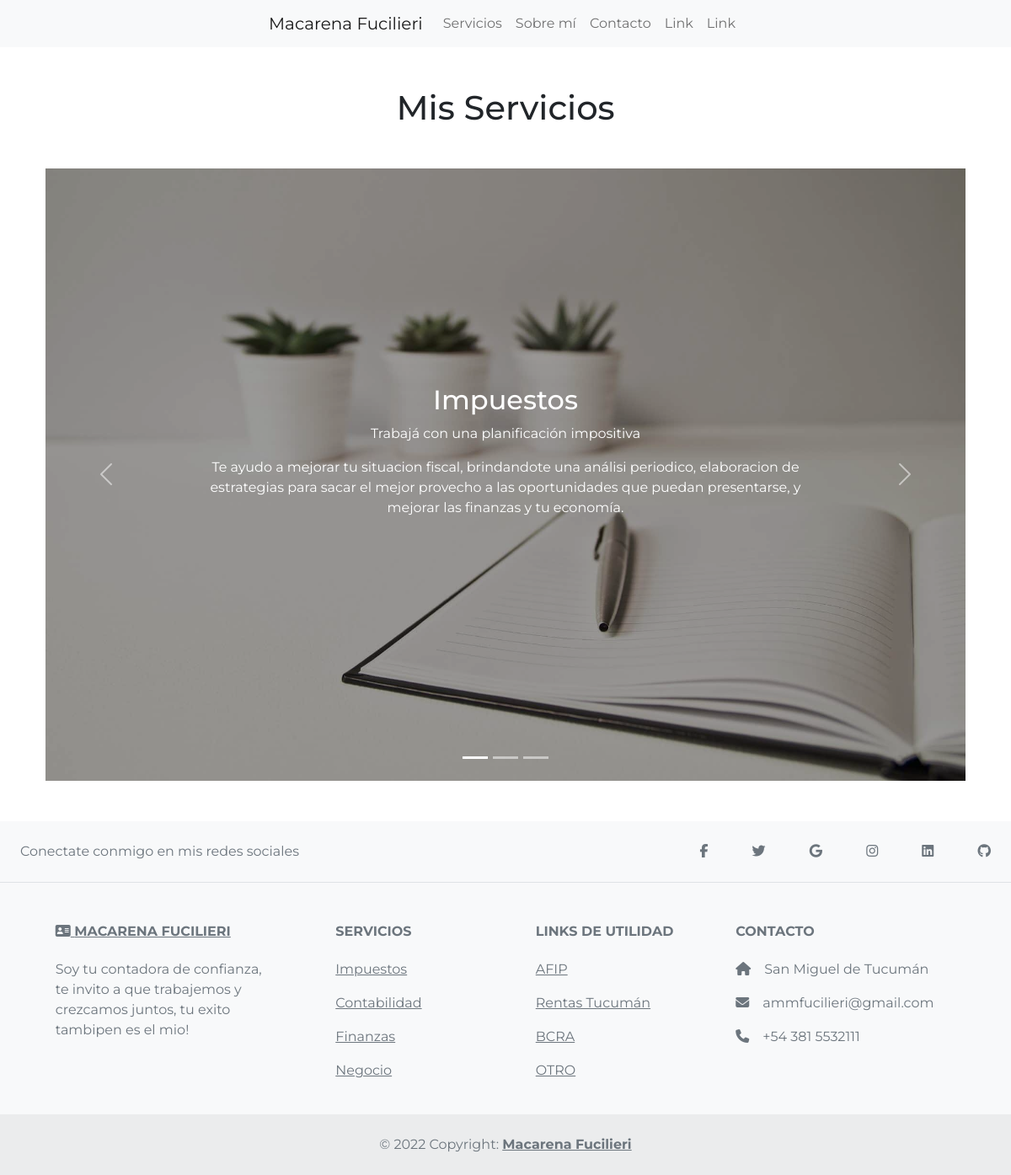
The app's page /servicios/ with its own data.
### core/models.py (models this page shows, shortened)
class Servicio(models.Model):
    nombre = models.CharField(max_length=200)
    subtitulo = models.CharField(max_length=200)
    descripcion = models.TextField()
    image = models.ImageField(upload_to='images-services')
    caption = models.CharField(max_length=200)
    class Meta:
        verbose_name = "Servicio"
        verbose_name_plural = "Servicios"

### core/views.py (the view)
# urls.py: path('servicios/',homeViews.serviciosView,name='servicios'),
def serviciosView(request):
    context = {}
    servicios = Servicio.objects.all()
    context["servicios"] = servicios
    context["range_servicios"] = range(len(servicios))
    return render(request,'Servicio_detail.html',context=context)

### core/templates/Servicio_detail.html (shortened to what this page needs)
{% extends 'base.html' %}
{% load static %}
{% block content %}
<div class="container">
  <h1 class="text-center mt-5 mb-5">Mis Servicios</h1>
  {% if servicios %}
  <div id="carouselServicios" class="carousel slide carousel-fade" data-ride="carousel" >
    <div class="carousel-indicators">
        {% for i in range_servicios %}
          {% if i == 0%}
          <button type="button" data-bs-target="#carouselServicios" data-bs-slide-to="{{i}}" class="active" aria-current="true" aria-label="Slide {{i}}"></button>
          {% else %}
          <button type="button" data-bs-target="#carouselServicios" data-bs-slide-to="{{i}}" aria-label="Slide {{i}}"></button>
          {% endif %}
        {% endfor %}
    </div>
      <div class="carousel-inner container-fluid">
        {% for servicio in servicios %}
          {% if servicio == servicios|first %}
            <div class="carousel-item active">
              <img class="d-block w-100" src="{{servicio.image.url}}" alt="{{servicio.nombre}}">
              <div class="carousel-item-dark"></div>
              <div class="servicio carousel-caption d-flex flex-column justify-content-center h-100">
                <h2 class="servicio__titulo">{{servicio.nombre}}</h2>
                <p class="servicio__subtitulo">{{servicio.subtitulo}}</p>
                <p class="servicio__descripcion">{{servicio.descripcion}}</p>
             </div>
            </div>
          {% endif %}
        {% endfor %}
      </div>
    <button class="carousel-control-prev" data-bs-target="#carouselServicios" type="button" data-bs-slide="prev">
      <span class="carousel-control-prev-icon" aria-hidden="true"></span>
    </button >
    <button class="carousel-control-next" data-bs-target="#carouselServicios" type="button" data-bs-slide="next">
      <span class="carousel-control-next-icon" aria-hidden="true"></span>
    </button >
  </div>
  {% endif %}
</div>
{% endblock %}

### core/templates/base.html (shortened to what this page needs)
<!DOCTYPE html>
<html lang="es">
{% load static %}
<head>
  <link href="https://cdn.jsdelivr.net/npm/bootstrap@5.2.0-beta1/dist/css/bootstrap.min.css" rel="stylesheet">
  <link rel="stylesheet" href="{% static 'core/styles/style.css' %}">
</head>
  <body>
  <header>
  <nav class="navbar navbar-expand-sm navbar-light bg-light">
    <div class="mx-auto d-sm-flex d-block flex-sm-nowrap">
        <a class="navbar-brand" href="{% url 'home' %}">Macarena Fucilieri</a>
        <div class="collapse navbar-collapse text-center" id="navbarsExample11">
            <ul class="navbar-nav">
                <li class="nav-item active">
                    <a class="nav-link" href="{% url 'servicios' %}">Servicios</a>
                </li>
                <li class="nav-item">
                    <a class="nav-link" href="#">Sobre mí</a>
                </li>
                <li class="nav-item">
                    <a class="nav-link" href="#">Contacto</a>
                </li>
                <li class="nav-item">
                    <a class="nav-link" href="#">Link</a>
                </li>
                <li class="nav-item">
                    <a class="nav-link" href="#">Link</a>
                </li>
            </ul>
        </div>
    </div>
</nav>
</header>
  {% block content %}{% endblock content %}
<footer class="text-center text-lg-start bg-light text-muted mt-5">
    <section
      class="d-flex justify-content-center justify-content-lg-between p-4 border-bottom"
    >
      <div class="me-5 d-none d-lg-block">
        <span>Conectate conmigo en mis redes sociales</span>
      </div>
      <div class="d-flex flex-row justify-content-between redes-container">
        <a href="" class="text-reset">
          <i class="fab fa-facebook-f"></i>
        </a>
        <a href="" class="text-reset">
          <i class="fab fa-twitter"></i>
        </a>
        <a href="" class="text-reset">
          <i class="fab fa-google"></i>
        </a>
        <a href="" class="text-reset">
          <i class="fab fa-instagram"></i>
        </a>
        <a href="" class="text-reset">
          <i class="fab fa-linkedin"></i>
        </a>
        <a href="" class="text-reset">
          <i class="fab fa-github"></i>
        </a>
      </div>
    </section>
    <section class="">
      <div class="container text-center text-md-start mt-5">
        <div class="row mt-3">
          <div class="col-md-3 col-lg-4 col-xl-3 mx-auto mb-4">
            <h6 class="text-uppercase fw-bold mb-4">
              <a class="text-reset" href="#"><i class="fa-solid fa-address-card"></i> Macarena Fucilieri</a>
            </h6>
            <p>
              Soy tu contadora de confianza, te invito a que trabajemos y crezcamos juntos, tu exito tambipen es el mio!
            </p>
          </div>
          <div class="col-md-2 col-lg-2 col-xl-2 mx-auto mb-4">
            <h6 class="text-uppercase fw-bold mb-4">Servicios</h6>
            <p><a href="{% url 'servicios' %}" class="text-reset">Impuestos</a></p>
            <p><a href="{% url 'servicios' %}" class="text-reset">Contabilidad</a></p>
            <p><a href="{% url 'servicios' %}" class="text-reset">Finanzas</a></p>
            <p><a href="{% url 'servicios' %}" class="text-reset">Negocio</a></p>
          </div>
          <div class="col-md-3 col-lg-2 col-xl-2 mx-auto mb-4">
            <h6 class="text-uppercase fw-bold mb-4">Links de utilidad</h6>
            <p><a href="#!" class="text-reset">AFIP</a></p>
            <p><a href="#!" class="text-reset">Rentas Tucumán</a></p>
            <p><a href="#!" class="text-reset">BCRA</a></p>
            <p><a href="#!" class="text-reset">OTRO</a></p>
          </div>
          <div class="col-md-4 col-lg-3 col-xl-3 mx-auto mb-md-0 mb-4">
            <h6 class="text-uppercase fw-bold mb-4">
              Contacto
            </h6>
            <p><i class="fas fa-home me-3"></i>San Miguel de Tucumán</p>
            <p><i class="fas fa-envelope me-3"></i>ammfucilieri@gmail.com</p>
            <p><i class="fas fa-phone me-3"></i>+54 381 5532111</p>
          </div>
        </div>
      </div>
    </section>
    <div class="text-center p-4" style="background-color: rgba(0, 0, 0, 0.05);">
      © {% now "Y" %} Copyright:
      <a class="text-reset fw-bold" href="{% url 'home' %}">Macarena Fucilieri</a>
    </div>
  </footer>
</body>
</html>

### core/static/core/styles/style.css (style rules this page uses)
* { margin: 0; padding: 0; box-sizing: border-box; }
h1, h2, h3, h4, h5, h6, p, div, strong, a, li, input { font-family: "Montserrat", sans-serif; }
.redes-container { width: 30%; }
.carousel-item-dark { position: absolute; background-color: rgba(0, 0, 0, 0.4); top: 0; height: 100%; width: 100%; }

### records on screen
Servicio: image (picture), nombre "Impuestos", subtitulo "Trabajá con una planificación impositiva", descripcion "Te ayudo a mejorar tu situacion fiscal, brindandote una análisi periodico, elaboracion de estrategias para sacar el mejor provecho a las oportunidades que puedan presentarse, y mejorar las finanzas y tu economía."
